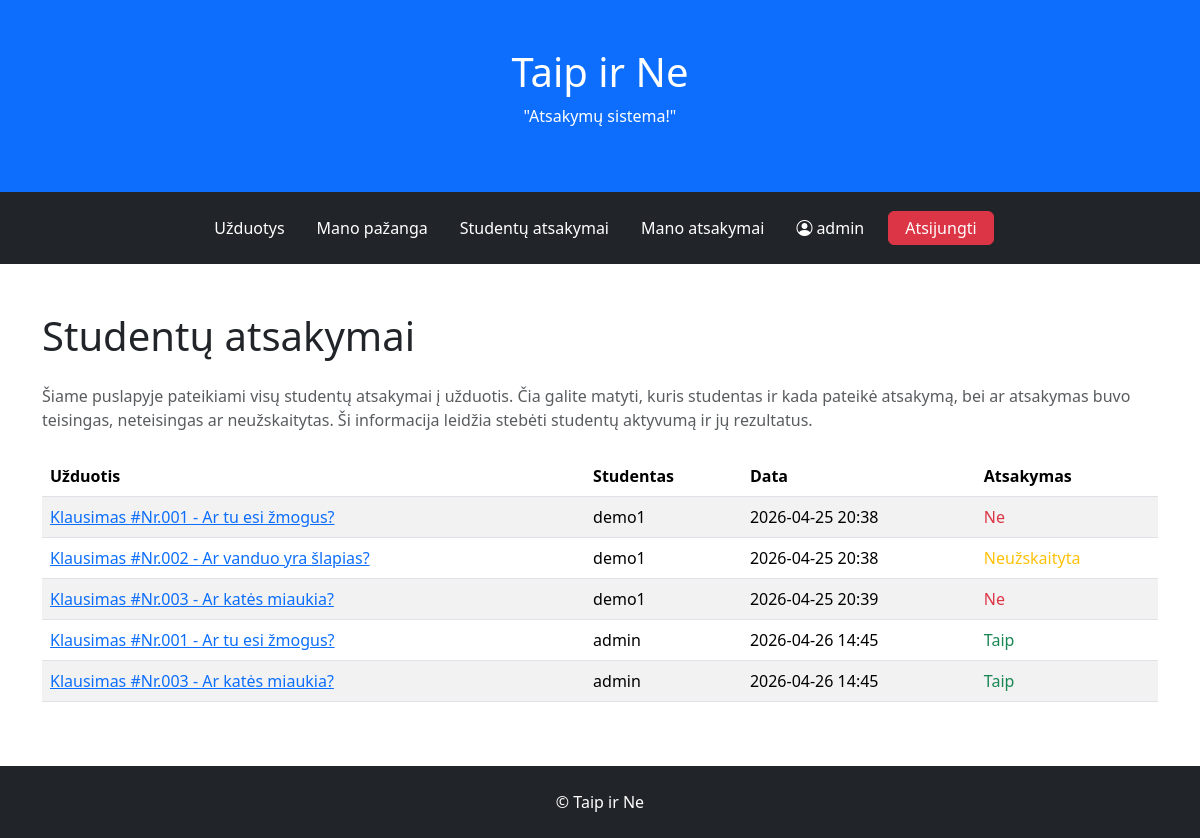
Page /answers/ (signed in) on the committed database.
### tasks/models.py (models this page shows, shortened)
class Answer(models.Model):
    task = models.ForeignKey(to="Task", on_delete=models.CASCADE, verbose_name="Užduotis")
    student = models.ForeignKey(to=User, on_delete=models.CASCADE, verbose_name="Studentas")
    ANSWER_CHOICES = [
        (True, 'Taip'),
        (False, 'Ne'),
    ]
    answer = models.BooleanField("Atsakymas", choices=ANSWER_CHOICES, default=True)
    date = models.DateTimeField("Data", auto_now_add=True)
    def is_correct(self):
        return self.answer == self.task.correct_answer
    class Meta:
        verbose_name = "Atsakymas"
        verbose_name_plural = "Atsakymai"

class Task(models.Model):
    name = models.CharField("Užduotis")
    content = models.TextField("Klausimas")
    teacher = models.ForeignKey(to=User, on_delete=models.CASCADE, verbose_name="Dėstytojas")
    ANSWER_CHOICES = [
        (True, 'Taip'),
        (False, 'Ne'),
    ]
    correct_answer = models.BooleanField("Teisingas atsakymas", choices=ANSWER_CHOICES, default=True)
    deadline = models.DateTimeField("Terminas", null=True, blank=True)
    date = models.DateTimeField("Data", auto_now_add=True)
    photo = models.ImageField("Nuotrauka", upload_to='tasks', null=True, blank=True)
    def __str__(self):
        return f"{self.name} - {self.content}"
    class Meta:
        verbose_name = "Uždavinys"
        verbose_name_plural = "Uždaviniai"

### tasks/views.py (the view)
# urls.py: path('answers/', views.AnswerListView.as_view(), name="answers"),
class AnswerListView(LoginRequiredMixin, UserPassesTestMixin, ListView):
    model = Answer
    template_name = "answers.html"
    context_object_name = "answers"
    def test_func(self):
        return self.request.user.is_staff

### tasks/templates/answers.html (shortened to what this page needs)
{% extends 'base.html' %}
{% block content %}
<h1 class="mb-4">Studentų atsakymai</h1>
<p class="text-muted mb-4">
Šiame puslapyje pateikiami visų studentų atsakymai į užduotis.
Čia galite matyti, kuris studentas ir kada pateikė atsakymą,
bei ar atsakymas buvo teisingas, neteisingas ar neužskaitytas.
Ši informacija leidžia stebėti studentų aktyvumą ir jų rezultatus.
</p>
<table class="table table-striped">
    <thead>
        <tr>
            <th>Užduotis</th>
            <th>Studentas</th>
            <th>Data</th>
            <th>Atsakymas</th>
        </tr>
    </thead>
    <tbody>
        {% for answer in answers %}
        <tr>
            <td>
                <a href="{% url 'answer' answer.pk %}">{{ answer.task }}</a>
            </td>
            <td>{{ answer.student }}</td>
            <td>{{ answer.date | date:"Y-m-d H:i" }}</td>
            <td>
                {% if answer.task.deadline and answer.date > answer.task.deadline %}
                    <span class="text-warning">Neužskaityta</span>
                {% elif answer.is_correct %}
                    <span class="text-success">Taip</span>
                {% else %}
                    <span class="text-danger">Ne</span>
                {% endif %}
            </td>
        </tr>
        {% endfor %}
    </tbody>
</table>
{% endblock %}

### tasks/templates/base.html (shortened to what this page needs)
<!DOCTYPE html>
<html lang="lt">
<head>
    {% load static %}
    <link href="https://cdn.jsdelivr.net/npm/bootstrap@5.3.2/dist/css/bootstrap.min.css" rel="stylesheet">
    <link href="https://cdn.jsdelivr.net/npm/bootstrap-icons@1.11.3/font/bootstrap-icons.css" rel="stylesheet">
</head>
<body class="d-flex flex-column min-vh-100">
<div class="p-5 bg-primary text-white text-center">
    <h1>Taip ir Ne</h1>
    <p>"Atsakymų sistema!"</p>
</div>
<nav class="navbar navbar-expand-sm bg-dark navbar-dark py-3">
    <div class="container-fluid">
        <div class="collapse navbar-collapse" id="mynavbar">
            <ul class="navbar-nav mx-auto gap-3 align-items-center">
                <li class="nav-item">
                    <a class="nav-link text-white fs-6" href="{% url 'index' %}">Užduotys</a>
                </li>
                {% if user.is_authenticated %}
                    <li class="nav-item">
                        <a class="nav-link text-white fs-6" href="{% url 'stats' %}">Mano pažanga</a>
                    </li>
                    {% if user.is_staff %}
                        <li class="nav-item">
                            <a class="nav-link text-white fs-6" href="{% url 'answers' %}">Studentų atsakymai</a>
                        </li>
                    {% endif %}
                    <li class="nav-item">
                        <a class="nav-link text-white fs-6" href="{% url 'useranswers' %}">Mano atsakymai</a>
                    </li>
                    <li class="nav-item">
                        <a class="nav-link text-white fs-6" href="{% url 'profile' %}">
                            <i class="bi bi-person-circle me-1"></i>{{ user.get_username }}
                        </a>
                    </li>
                    <li class="nav-item">
                        <form method="post" action="{% url 'logout' %}">
                            <button class="btn btn-danger fs-6 px-3 py-1" type="submit">Atsijungti</button>
                        </form>
                    </li>
                {% endif %}
            </ul>
        </div>
    </div>
</nav>
<div class="container mt-5 flex-grow-1 pb-5">
    {% block content %}{% endblock %}
</div>
<div class="p-4 bg-dark text-white text-center">
    © Taip ir Ne
</div>
</body>
</html>

### rows in the picture
Answer: task "Klausimas #Nr.001 - Ar tu esi žmogus?", student "demo1", date "2026-04-25 20:38", answer "Ne"
Answer: task "Klausimas #Nr.002 - Ar vanduo yra šlapias?", student "demo1", date "2026-04-25 20:38", shows "Neužskaityta"
Answer: task "Klausimas #Nr.003 - Ar katės miaukia?", student "demo1", date "2026-04-25 20:39", answer "Ne"
Answer: task "Klausimas #Nr.001 - Ar tu esi žmogus?", student "admin", date "2026-04-26 14:45", answer "Taip"
Answer: task "Klausimas #Nr.003 - Ar katės miaukia?", student "admin", date "2026-04-26 14:45", answer "Taip"

### other values in the picture
{{ user.get_username }} "admin"
